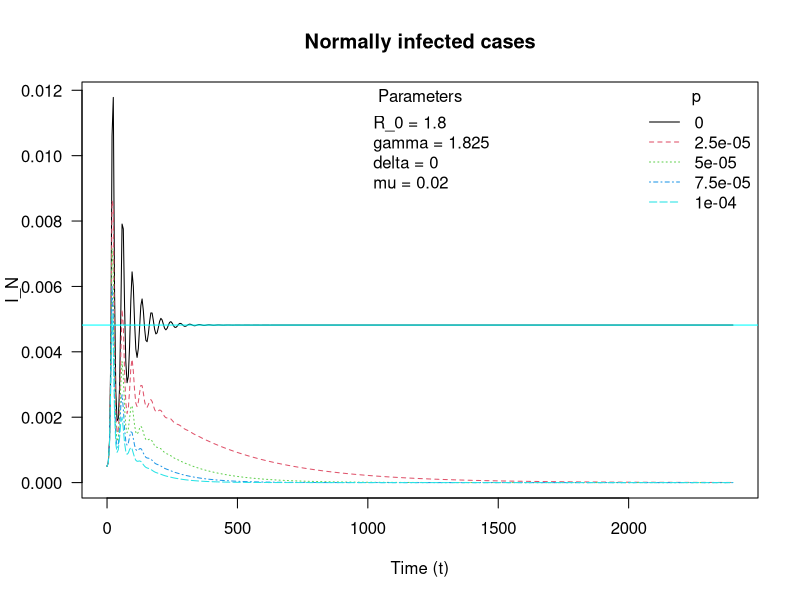

Source code (R):
library(deSolve)
## Vector Field for SIR model
SIR.vector.field <- function(t, vars, parms) {
  ##SIR.vector.field <- function(t, vars=c(S=S,I=I,R=R,Q=Q,X=X), parms=c(R_0=R_0,gamma=gamma,delta=delta,mu=mu,p=p)) {
    with(as.list(c(parms, vars)), {
    ## Summary: In intensional infection cases, I divided the infected further into normally infected and intensionally infected. 
    ##          While the normally infected cases are the real casualties.
    dS <- mu -(gamma+mu)*R_0*S*(I_N+I_T) -p*S -mu*S# dS/dt
    dQ <- (gamma+mu)*R_0*S*(I_N+I_T)+p*S + mu*p # cumulative cases
    dX <- (gamma+mu)*R_0*S*I_N #cumulative normally infected cases
    dI_T <- p*S+(gamma+mu)*R_0*S*I_T - gamma*I_T-mu*I_T # intensional infected cases, and cases which is infected by them
    dI_N <- (gamma+mu)*R_0*S*I_N - gamma*I_N-mu*I_N # Normally infected cases
    dR <- gamma*(I_T+I_N)-mu*R #dR/dt
    
    dS_v <- mu-gamma*R_0*S_v*V -p*(S_v) - mu*(S_v)
    dV <- gamma*R_0*S_v*V - gamma*V-mu*V # Prevalence of vaccination
    dV_c <- gamma*R_0*S_v*V #cumulative infected cases with normal vaccination
    vec.fld <- c(dS=dS, dI_N=dI_N,dI_T=dI_T, dR=dR, dQ=dQ, dX=dX, dV=dV,dV_c=dV_c,dS_v=dS_v)
    return(list(vec.fld)) # ode() requires a list
  })
}

draw.soln <- function(ic=c(S=1,I_T=0,I_N=0,R=0,Q=0,X=0,V=0,V_c=0), tmax=1,
                      times=seq(0,tmax,by=tmax/500),
                      func, parms, doPlot=TRUE, ... ) {
  soln <- ode(ic, times, func, parms)
  if (doPlot) lines(times, soln[,"I_N"], lwd=1,...)
  
  return(invisible(as.data.frame(soln)))
}

## initial conditions:
I_T0 <- 0
I_N0 <- 0.0005
S0 <- 0.55 ##1 - (I_T0+I_N0)
R0 <- 1 - (I_T0+I_N0) - S0
V0 <- 0.001
Q0 <- I_T0+I_N0
X0 <- Q0
V_c0 <- V0
S_v0 <- 1 - V_c0
## draw solutions for several values of parameter R_0:
##vary_p <- c(0,0.1,0.2,0.5,0.8)
vary_p <- seq(0,0.0001,length=5)

## set parameter values
R_0 <- 1.8
gamma <- 365/200 # two week mean infectious period will lead to trouble. So I chose 1 for now
delta <- 0
mu <- 1/50 # 50 year mean lifetime
epsilon <- mu/(gamma+mu)

## Plot solutions of the SIR model
tmax <- 2400 # end time for numerical integration of the ODE
## run one simulation to get sensible ylim
out <- draw.soln(ic=c(S=S0,I_N=I_N0,I_T=I_T0,R=R0,Q=Q0,X=X0,V=V0,V_c=V_c0,S_v=S_v0), tmax=tmax,
            func=SIR.vector.field,
            parms=c(R_0=R_0,gamma=gamma,delta=delta,mu=mu,p=0),
            doPlot=FALSE
            )
ymin <- min(out[["I_N"]],na.rm=TRUE)
ymax <- max(out[["I_N"]],na.rm=TRUE)
## draw box for plot:
plot(0,0,xlim=c(0,tmax),ylim=c(0,ymax),
     type="n",main="Normally infected cases",xlab="Time (t)",ylab="I_N",las=1)

legend("top", bty="n", title="Parameters",
       legend=c(paste0("R_0 = ",R_0),
                paste0("gamma = ",gamma),
                paste0("delta = ", delta),
                paste0("mu = ", mu)))
                                                   
for (i in 1:length(vary_p)) {
  draw.soln(ic=c(S=S0,I_N=I_N0,I_T=I_T0,R=R0,Q=Q0,X=X0,V=V0,V_c=V_c0,S_v=S_v0), tmax=tmax,
            func=SIR.vector.field,
            parms=c(R_0=R_0,gamma=gamma,delta=delta,mu=mu,p=vary_p[i]),
            col=i,
            lty=i # use a different line style for each solution
  )
}
legend("topright",legend=vary_p,col=1:length(vary_p),lty=1:length(vary_p),
       title="p",bty="n")

Ieqm <- epsilon*(1-1/R_0)
abline(h=Ieqm,col="cyan")
